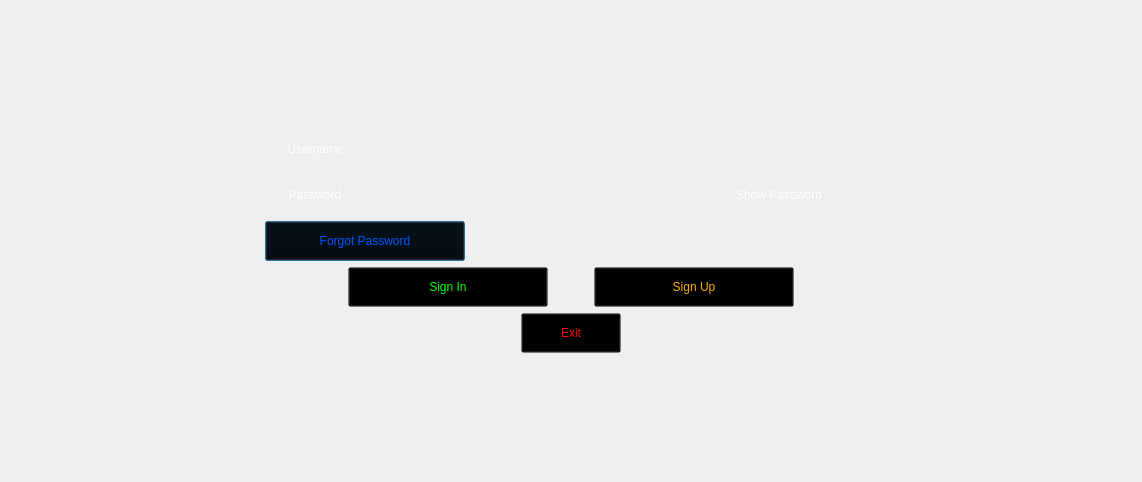
<?xml version="1.0" encoding="UTF-8"?>
<ui version="4.0">
 <class>Login</class>
 <widget class="QDialog" name="Login">
  <property name="windowModality">
   <enum>Qt::WindowModal</enum>
  </property>
  <property name="geometry">
   <rect>
    <x>0</x>
    <y>0</y>
    <width>1142</width>
    <height>482</height>
   </rect>
  </property>
  <property name="windowTitle">
   <string>Login</string>
  </property>
  <property name="windowIcon">
   <iconset resource="../Resource.qrc">
    <normaloff>:/Resource/Game/SkullMark.png</normaloff>:/Resource/Game/SkullMark.png</iconset>
  </property>
  <property name="styleSheet">
   <string notr="true">background-image: url(:/Resource/Game/loginBG.jpg);
border-image: url(:/Resource/Game/GameIcon.png);
color: rgb(255, 255, 255);
font: italic 32pt &quot;Monotype Corsiva&quot;;
</string>
  </property>
  <layout class="QVBoxLayout" name="verticalLayout">
   <item>
    <spacer name="verticalSpacer_3">
     <property name="orientation">
      <enum>Qt::Vertical</enum>
     </property>
     <property name="sizeHint" stdset="0">
      <size>
       <width>20</width>
       <height>39</height>
      </size>
     </property>
    </spacer>
   </item>
   <item>
    <layout class="QHBoxLayout" name="horizontalLayout_3">
     <item>
      <spacer name="horizontalSpacer_8">
       <property name="orientation">
        <enum>Qt::Horizontal</enum>
       </property>
       <property name="sizeHint" stdset="0">
        <size>
         <width>40</width>
         <height>20</height>
        </size>
       </property>
      </spacer>
     </item>
     <item>
      <layout class="QFormLayout" name="formLayout">
       <item row="0" column="0">
        <layout class="QHBoxLayout" name="horizontalLayout">
         <item>
          <spacer name="horizontalSpacer">
           <property name="orientation">
            <enum>Qt::Horizontal</enum>
           </property>
           <property name="sizeHint" stdset="0">
            <size>
             <width>40</width>
             <height>20</height>
            </size>
           </property>
          </spacer>
         </item>
         <item>
          <widget class="QLabel" name="label">
           <property name="minimumSize">
            <size>
             <width>100</width>
             <height>40</height>
            </size>
           </property>
           <property name="styleSheet">
            <string notr="true">border-image: url(:/Pictures/Game/Background.png);
background: transparent;</string>
           </property>
           <property name="text">
            <string>Username</string>
           </property>
           <property name="scaledContents">
            <bool>false</bool>
           </property>
           <property name="alignment">
            <set>Qt::AlignCenter</set>
           </property>
           <property name="indent">
            <number>0</number>
           </property>
          </widget>
         </item>
         <item>
          <widget class="QLineEdit" name="username">
           <property name="minimumSize">
            <size>
             <width>300</width>
             <height>40</height>
            </size>
           </property>
           <property name="styleSheet">
            <string notr="true">border-image: url(:/Pictures/Game/Background.png);
background: transparent;
</string>
           </property>
           <property name="frame">
            <bool>false</bool>
           </property>
           <property name="alignment">
            <set>Qt::AlignCenter</set>
           </property>
          </widget>
         </item>
         <item>
          <spacer name="horizontalSpacer_2">
           <property name="orientation">
            <enum>Qt::Horizontal</enum>
           </property>
           <property name="sizeHint" stdset="0">
            <size>
             <width>40</width>
             <height>20</height>
            </size>
           </property>
          </spacer>
         </item>
        </layout>
       </item>
       <item row="1" column="0">
        <layout class="QHBoxLayout" name="horizontalLayout_2">
         <item>
          <spacer name="horizontalSpacer_3">
           <property name="orientation">
            <enum>Qt::Horizontal</enum>
           </property>
           <property name="sizeHint" stdset="0">
            <size>
             <width>40</width>
             <height>20</height>
            </size>
           </property>
          </spacer>
         </item>
         <item>
          <widget class="QLabel" name="label_2">
           <property name="minimumSize">
            <size>
             <width>100</width>
             <height>40</height>
            </size>
           </property>
           <property name="styleSheet">
            <string notr="true">border-image: url(:/Pictures/Game/Background.png);
background: transparent;</string>
           </property>
           <property name="text">
            <string>Password</string>
           </property>
           <property name="alignment">
            <set>Qt::AlignCenter</set>
           </property>
          </widget>
         </item>
         <item>
          <widget class="QLineEdit" name="password">
           <property name="minimumSize">
            <size>
             <width>300</width>
             <height>40</height>
            </size>
           </property>
           <property name="styleSheet">
            <string notr="true">border-image: url(:/Pictures/Game/Background.png);
background: transparent;</string>
           </property>
           <property name="frame">
            <bool>false</bool>
           </property>
           <property name="echoMode">
            <enum>QLineEdit::Password</enum>
           </property>
           <property name="alignment">
            <set>Qt::AlignCenter</set>
           </property>
          </widget>
         </item>
         <item>
          <spacer name="horizontalSpacer_4">
           <property name="orientation">
            <enum>Qt::Horizontal</enum>
           </property>
           <property name="sizeHint" stdset="0">
            <size>
             <width>40</width>
             <height>20</height>
            </size>
           </property>
          </spacer>
         </item>
         <item>
          <widget class="QCheckBox" name="ShowPassword">
           <property name="minimumSize">
            <size>
             <width>200</width>
             <height>40</height>
            </size>
           </property>
           <property name="palette">
            <palette>
             <active>
              <colorrole role="WindowText">
               <brush brushstyle="SolidPattern">
                <color alpha="255">
                 <red>0</red>
                 <green>0</green>
                 <blue>0</blue>
                </color>
               </brush>
              </colorrole>
              <colorrole role="Button">
               <brush brushstyle="SolidPattern">
                <color alpha="0">
                 <red>0</red>
                 <green>0</green>
                 <blue>0</blue>
                </color>
               </brush>
              </colorrole>
              <colorrole role="Light">
               <brush brushstyle="SolidPattern">
                <color alpha="255">
                 <red>255</red>
                 <green>255</green>
                 <blue>255</blue>
                </color>
               </brush>
              </colorrole>
              <colorrole role="Midlight">
               <brush brushstyle="SolidPattern">
                <color alpha="255">
                 <red>255</red>
                 <green>255</green>
                 <blue>255</blue>
                </color>
               </brush>
              </colorrole>
              <colorrole role="Dark">
               <brush brushstyle="SolidPattern">
                <color alpha="255">
                 <red>127</red>
                 <green>127</green>
                 <blue>127</blue>
                </color>
               </brush>
              </colorrole>
              <colorrole role="Mid">
               <brush brushstyle="SolidPattern">
                <color alpha="255">
                 <red>170</red>
                 <green>170</green>
                 <blue>170</blue>
                </color>
               </brush>
              </colorrole>
              <colorrole role="Text">
               <brush brushstyle="SolidPattern">
                <color alpha="255">
                 <red>0</red>
                 <green>0</green>
                 <blue>0</blue>
                </color>
               </brush>
              </colorrole>
              <colorrole role="BrightText">
               <brush brushstyle="SolidPattern">
                <color alpha="255">
                 <red>255</red>
                 <green>255</green>
                 <blue>255</blue>
                </color>
               </brush>
              </colorrole>
              <colorrole role="ButtonText">
               <brush brushstyle="SolidPattern">
                <color alpha="255">
                 <red>0</red>
                 <green>0</green>
                 <blue>0</blue>
                </color>
               </brush>
              </colorrole>
              <colorrole role="Base">
               <brush brushstyle="SolidPattern">
                <color alpha="0">
                 <red>0</red>
                 <green>0</green>
                 <blue>0</blue>
                </color>
               </brush>
              </colorrole>
              <colorrole role="Window">
               <brush brushstyle="SolidPattern">
                <color alpha="0">
                 <red>0</red>
                 <green>0</green>
                 <blue>0</blue>
                </color>
               </brush>
              </colorrole>
              <colorrole role="Shadow">
               <brush brushstyle="SolidPattern">
                <color alpha="255">
                 <red>0</red>
                 <green>0</green>
                 <blue>0</blue>
                </color>
               </brush>
              </colorrole>
              <colorrole role="AlternateBase">
               <brush brushstyle="SolidPattern">
                <color alpha="255">
                 <red>255</red>
                 <green>255</green>
                 <blue>255</blue>
                </color>
               </brush>
              </colorrole>
              <colorrole role="ToolTipBase">
               <brush brushstyle="SolidPattern">
                <color alpha="255">
                 <red>255</red>
                 <green>255</green>
                 <blue>220</blue>
                </color>
               </brush>
              </colorrole>
              <colorrole role="ToolTipText">
               <brush brushstyle="SolidPattern">
                <color alpha="255">
                 <red>0</red>
                 <green>0</green>
                 <blue>0</blue>
                </color>
               </brush>
              </colorrole>
              <colorrole role="PlaceholderText">
               <brush brushstyle="SolidPattern">
                <color alpha="127">
                 <red>0</red>
                 <green>0</green>
                 <blue>0</blue>
                </color>
               </brush>
              </colorrole>
              <colorrole role="Accent">
               <brush brushstyle="SolidPattern">
                <color alpha="255">
                 <red>255</red>
                 <green>255</green>
                 <blue>255</blue>
                </color>
               </brush>
              </colorrole>
             </active>
             <inactive>
              <colorrole role="WindowText">
               <brush brushstyle="SolidPattern">
                <color alpha="255">
                 <red>0</red>
                 <green>0</green>
                 <blue>0</blue>
                </color>
               </brush>
              </colorrole>
              <colorrole role="Button">
               <brush brushstyle="SolidPattern">
                <color alpha="0">
                 <red>0</red>
                 <green>0</green>
                 <blue>0</blue>
                </color>
               </brush>
              </colorrole>
              <colorrole role="Light">
               <brush brushstyle="SolidPattern">
                <color alpha="255">
                 <red>255</red>
                 <green>255</green>
                 <blue>255</blue>
                </color>
               </brush>
              </colorrole>
              <colorrole role="Midlight">
               <brush brushstyle="SolidPattern">
                <color alpha="255">
                 <red>255</red>
                 <green>255</green>
                 <blue>255</blue>
                </color>
               </brush>
              </colorrole>
              <colorrole role="Dark">
               <brush brushstyle="SolidPattern">
                <color alpha="255">
                 <red>127</red>
                 <green>127</green>
                 <blue>127</blue>
                </color>
               </brush>
              </colorrole>
              <colorrole role="Mid">
               <brush brushstyle="SolidPattern">
                <color alpha="255">
                 <red>170</red>
                 <green>170</green>
                 <blue>170</blue>
                </color>
               </brush>
              </colorrole>
              <colorrole role="Text">
               <brush brushstyle="SolidPattern">
                <color alpha="255">
                 <red>0</red>
                 <green>0</green>
                 <blue>0</blue>
                </color>
               </brush>
              </colorrole>
              <colorrole role="BrightText">
               <brush brushstyle="SolidPattern">
                <color alpha="255">
                 <red>255</red>
                 <green>255</green>
                 <blue>255</blue>
                </color>
               </brush>
              </colorrole>
              <colorrole role="ButtonText">
               <brush brushstyle="SolidPattern">
                <color alpha="255">
                 <red>0</red>
                 <green>0</green>
                 <blue>0</blue>
                </color>
               </brush>
              </colorrole>
              <colorrole role="Base">
               <brush brushstyle="SolidPattern">
                <color alpha="0">
                 <red>0</red>
                 <green>0</green>
                 <blue>0</blue>
                </color>
               </brush>
              </colorrole>
              <colorrole role="Window">
               <brush brushstyle="SolidPattern">
                <color alpha="0">
                 <red>0</red>
                 <green>0</green>
                 <blue>0</blue>
                </color>
               </brush>
              </colorrole>
              <colorrole role="Shadow">
               <brush brushstyle="SolidPattern">
                <color alpha="255">
                 <red>0</red>
                 <green>0</green>
                 <blue>0</blue>
                </color>
               </brush>
              </colorrole>
              <colorrole role="AlternateBase">
               <brush brushstyle="SolidPattern">
                <color alpha="255">
                 <red>255</red>
                 <green>255</green>
                 <blue>255</blue>
                </color>
               </brush>
              </colorrole>
              <colorrole role="ToolTipBase">
               <brush brushstyle="SolidPattern">
                <color alpha="255">
                 <red>255</red>
                 <green>255</green>
                 <blue>220</blue>
                </color>
               </brush>
              </colorrole>
              <colorrole role="ToolTipText">
               <brush brushstyle="SolidPattern">
                <color alpha="255">
                 <red>0</red>
                 <green>0</green>
                 <blue>0</blue>
                </color>
               </brush>
              </colorrole>
              <colorrole role="PlaceholderText">
               <brush brushstyle="SolidPattern">
                <color alpha="127">
                 <red>0</red>
                 <green>0</green>
                 <blue>0</blue>
                </color>
               </brush>
              </colorrole>
              <colorrole role="Accent">
               <brush brushstyle="SolidPattern">
                <color alpha="255">
                 <red>255</red>
                 <green>255</green>
                 <blue>255</blue>
                </color>
               </brush>
              </colorrole>
             </inactive>
             <disabled>
              <colorrole role="WindowText">
               <brush brushstyle="SolidPattern">
                <color alpha="255">
                 <red>127</red>
                 <green>127</green>
                 <blue>127</blue>
                </color>
               </brush>
              </colorrole>
              <colorrole role="Button">
               <brush brushstyle="SolidPattern">
                <color alpha="0">
                 <red>0</red>
                 <green>0</green>
                 <blue>0</blue>
                </color>
               </brush>
              </colorrole>
              <colorrole role="Light">
               <brush brushstyle="SolidPattern">
                <color alpha="255">
                 <red>255</red>
                 <green>255</green>
                 <blue>255</blue>
                </color>
               </brush>
              </colorrole>
              <colorrole role="Midlight">
               <brush brushstyle="SolidPattern">
                <color alpha="255">
                 <red>255</red>
                 <green>255</green>
                 <blue>255</blue>
                </color>
               </brush>
              </colorrole>
              <colorrole role="Dark">
               <brush brushstyle="SolidPattern">
                <color alpha="255">
                 <red>127</red>
                 <green>127</green>
                 <blue>127</blue>
                </color>
               </brush>
              </colorrole>
              <colorrole role="Mid">
               <brush brushstyle="SolidPattern">
                <color alpha="255">
                 <red>170</red>
                 <green>170</green>
                 <blue>170</blue>
                </color>
               </brush>
              </colorrole>
              <colorrole role="Text">
               <brush brushstyle="SolidPattern">
                <color alpha="255">
                 <red>127</red>
                 <green>127</green>
                 <blue>127</blue>
                </color>
               </brush>
              </colorrole>
              <colorrole role="BrightText">
               <brush brushstyle="SolidPattern">
                <color alpha="255">
                 <red>255</red>
                 <green>255</green>
                 <blue>255</blue>
                </color>
               </brush>
              </colorrole>
              <colorrole role="ButtonText">
               <brush brushstyle="SolidPattern">
                <color alpha="255">
                 <red>127</red>
                 <green>127</green>
                 <blue>127</blue>
                </color>
               </brush>
              </colorrole>
              <colorrole role="Base">
               <brush brushstyle="SolidPattern">
                <color alpha="0">
                 <red>0</red>
                 <green>0</green>
                 <blue>0</blue>
                </color>
               </brush>
              </colorrole>
              <colorrole role="Window">
               <brush brushstyle="SolidPattern">
                <color alpha="0">
                 <red>0</red>
                 <green>0</green>
                 <blue>0</blue>
                </color>
               </brush>
              </colorrole>
              <colorrole role="Shadow">
               <brush brushstyle="SolidPattern">
                <color alpha="255">
                 <red>0</red>
                 <green>0</green>
                 <blue>0</blue>
                </color>
               </brush>
              </colorrole>
              <colorrole role="AlternateBase">
               <brush brushstyle="SolidPattern">
                <color alpha="255">
                 <red>255</red>
                 <green>255</green>
                 <blue>255</blue>
                </color>
               </brush>
              </colorrole>
              <colorrole role="ToolTipBase">
               <brush brushstyle="SolidPattern">
                <color alpha="255">
                 <red>255</red>
                 <green>255</green>
                 <blue>220</blue>
                </color>
               </brush>
              </colorrole>
              <colorrole role="ToolTipText">
               <brush brushstyle="SolidPattern">
                <color alpha="255">
                 <red>0</red>
                 <green>0</green>
                 <blue>0</blue>
                </color>
               </brush>
              </colorrole>
              <colorrole role="PlaceholderText">
               <brush brushstyle="SolidPattern">
                <color alpha="127">
                 <red>127</red>
                 <green>127</green>
                 <blue>127</blue>
                </color>
               </brush>
              </colorrole>
              <colorrole role="Accent">
               <brush brushstyle="SolidPattern">
                <color alpha="255">
                 <red>255</red>
                 <green>255</green>
                 <blue>255</blue>
                </color>
               </brush>
              </colorrole>
             </disabled>
            </palette>
           </property>
           <property name="autoFillBackground">
            <bool>false</bool>
           </property>
           <property name="styleSheet">
            <string notr="true">border-image: url(:/Pictures/Game/Background.png);
background: transparent;</string>
           </property>
           <property name="text">
            <string>Show Password</string>
           </property>
          </widget>
         </item>
        </layout>
       </item>
       <item row="2" column="0">
        <layout class="QHBoxLayout" name="horizontalLayout_4">
         <item>
          <spacer name="horizontalSpacer_10">
           <property name="orientation">
            <enum>Qt::Horizontal</enum>
           </property>
           <property name="sizeHint" stdset="0">
            <size>
             <width>40</width>
             <height>20</height>
            </size>
           </property>
          </spacer>
         </item>
         <item>
          <widget class="QPushButton" name="ForgotPasswprd">
           <property name="minimumSize">
            <size>
             <width>200</width>
             <height>40</height>
            </size>
           </property>
           <property name="layoutDirection">
            <enum>Qt::LeftToRight</enum>
           </property>
           <property name="autoFillBackground">
            <bool>false</bool>
           </property>
           <property name="styleSheet">
            <string notr="true">border-image: url(:/Pictures/Game/Background.png);
background: transparent;
color: rgb(0, 85, 255);</string>
           </property>
           <property name="text">
            <string>Forgot Password</string>
           </property>
           <property name="flat">
            <bool>false</bool>
           </property>
          </widget>
         </item>
         <item>
          <spacer name="horizontalSpacer_11">
           <property name="orientation">
            <enum>Qt::Horizontal</enum>
           </property>
           <property name="sizeHint" stdset="0">
            <size>
             <width>40</width>
             <height>20</height>
            </size>
           </property>
          </spacer>
         </item>
        </layout>
       </item>
      </layout>
     </item>
     <item>
      <spacer name="horizontalSpacer_9">
       <property name="orientation">
        <enum>Qt::Horizontal</enum>
       </property>
       <property name="sizeHint" stdset="0">
        <size>
         <width>40</width>
         <height>20</height>
        </size>
       </property>
      </spacer>
     </item>
    </layout>
   </item>
   <item>
    <layout class="QHBoxLayout" name="horizontalLayout_5">
     <item>
      <spacer name="horizontalSpacer_5">
       <property name="orientation">
        <enum>Qt::Horizontal</enum>
       </property>
       <property name="sizeHint" stdset="0">
        <size>
         <width>40</width>
         <height>20</height>
        </size>
       </property>
      </spacer>
     </item>
     <item>
      <widget class="QPushButton" name="SginIn">
       <property name="minimumSize">
        <size>
         <width>200</width>
         <height>40</height>
        </size>
       </property>
       <property name="autoFillBackground">
        <bool>false</bool>
       </property>
       <property name="styleSheet">
        <string notr="true">border-image: url(:/Pictures/Game/Background.png);
background: transparent;
color: rgb(0, 255, 0);</string>
       </property>
       <property name="text">
        <string>Sign In</string>
       </property>
       <property name="flat">
        <bool>false</bool>
       </property>
      </widget>
     </item>
     <item>
      <spacer name="horizontalSpacer_6">
       <property name="orientation">
        <enum>Qt::Horizontal</enum>
       </property>
       <property name="sizeType">
        <enum>QSizePolicy::Preferred</enum>
       </property>
       <property name="sizeHint" stdset="0">
        <size>
         <width>40</width>
         <height>20</height>
        </size>
       </property>
      </spacer>
     </item>
     <item>
      <widget class="QPushButton" name="SignUp">
       <property name="minimumSize">
        <size>
         <width>200</width>
         <height>40</height>
        </size>
       </property>
       <property name="focusPolicy">
        <enum>Qt::StrongFocus</enum>
       </property>
       <property name="autoFillBackground">
        <bool>false</bool>
       </property>
       <property name="styleSheet">
        <string notr="true">border-image: url(:/Pictures/Game/Background.png);
background: transparent;
color: rgb(255, 170, 0);</string>
       </property>
       <property name="text">
        <string>Sign Up</string>
       </property>
       <property name="default">
        <bool>false</bool>
       </property>
       <property name="flat">
        <bool>false</bool>
       </property>
      </widget>
     </item>
     <item>
      <spacer name="horizontalSpacer_7">
       <property name="orientation">
        <enum>Qt::Horizontal</enum>
       </property>
       <property name="sizeHint" stdset="0">
        <size>
         <width>40</width>
         <height>20</height>
        </size>
       </property>
      </spacer>
     </item>
    </layout>
   </item>
   <item>
    <layout class="QHBoxLayout" name="horizontalLayout_6">
     <item>
      <spacer name="horizontalSpacer_16">
       <property name="orientation">
        <enum>Qt::Horizontal</enum>
       </property>
       <property name="sizeHint" stdset="0">
        <size>
         <width>40</width>
         <height>20</height>
        </size>
       </property>
      </spacer>
     </item>
     <item>
      <widget class="QPushButton" name="Exit">
       <property name="minimumSize">
        <size>
         <width>100</width>
         <height>40</height>
        </size>
       </property>
       <property name="autoFillBackground">
        <bool>false</bool>
       </property>
       <property name="styleSheet">
        <string notr="true">border-image: url(:/Pictures/Game/Background.png);
color: rgb(255, 0, 0);
background: transparent;</string>
       </property>
       <property name="text">
        <string>Exit</string>
       </property>
       <property name="flat">
        <bool>false</bool>
       </property>
      </widget>
     </item>
     <item>
      <spacer name="horizontalSpacer_17">
       <property name="orientation">
        <enum>Qt::Horizontal</enum>
       </property>
       <property name="sizeHint" stdset="0">
        <size>
         <width>40</width>
         <height>20</height>
        </size>
       </property>
      </spacer>
     </item>
    </layout>
   </item>
   <item>
    <spacer name="verticalSpacer_4">
     <property name="orientation">
      <enum>Qt::Vertical</enum>
     </property>
     <property name="sizeHint" stdset="0">
      <size>
       <width>20</width>
       <height>39</height>
      </size>
     </property>
    </spacer>
   </item>
  </layout>
 </widget>
 <resources>
  <include location="../Resource.qrc"/>
 </resources>
 <connections/>
</ui>
